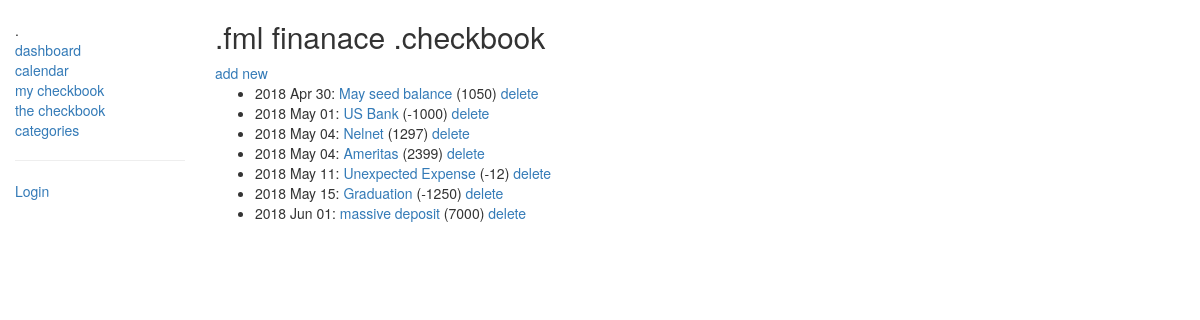
The app's page /checkbook/checks/ with its own data.
### checkbook/models.py (models this page shows, shortened)
class Check(models.Model):
    check_type = (
        ('CR', 'credit'),
        ('DR', 'debit'),
    )
    date = models.DateField(help_text=' .the date of the transaction')
    type = models.CharField(max_length=2, choices=check_type, help_text=' .credit or debit')
    category = models.ForeignKey('Category', on_delete=models.SET_NULL, null=True)
    name = models.CharField(max_length=100, help_text=' .description')
    amount = models.IntegerField(default=0, help_text=' .amount')
    cleared = models.BooleanField(default=False, help_text=' .cleared with the bank?')
    created = models.DateTimeField(auto_now_add=True)
    class Meta:
        ordering = ["date"]
    def get_absolute_url(self):
        return reverse('check-detail', kwargs={'pk': self.pk})

### checkbook/views.py (the view)
# urls.py: path('checks/', views.CheckListView.as_view(), name='check-list'),
class CheckListView(generic.ListView):
    model = Check
    paginate_by = 10

### checkbook/templates/checkbook/check_list.html
{% extends "base_generic.html" %}
{% block content %}
    <h2>.fml finanace .checkbook</h2>
    <a href="{% url 'check-add' %}">add new</a>
    {% if check_list %}
    <ul>
      {% for check in check_list %}
      <li>
        {{ check.date|date:'Y M d' }}:
        <a href="{{ check.get_absolute_url }}"> {{ check.name }}</a> ({{check.amount}})
        <a href="{% url 'check-delete' check.id %}">delete</a>
      </li>
      {% endfor %}
    </ul>
    {% else %}
      <p>There are no checks in the checkbook.</p>
    {% endif %}
{% endblock %}

### records on screen
Check: date "2018 Apr 30", name "May seed balance", amount "1050"
Check: date "2018 May 01", name "US Bank", amount "-1000"
Check: date "2018 May 04", name "Nelnet", amount "1297"
Check: date "2018 May 04", name "Ameritas", amount "2399"
Check: date "2018 May 11", name "Unexpected Expense", amount "-12"
Check: date "2018 May 15", name "Graduation", amount "-1250"
Check: date "2018 Jun 01", name "massive deposit", amount "7000"
